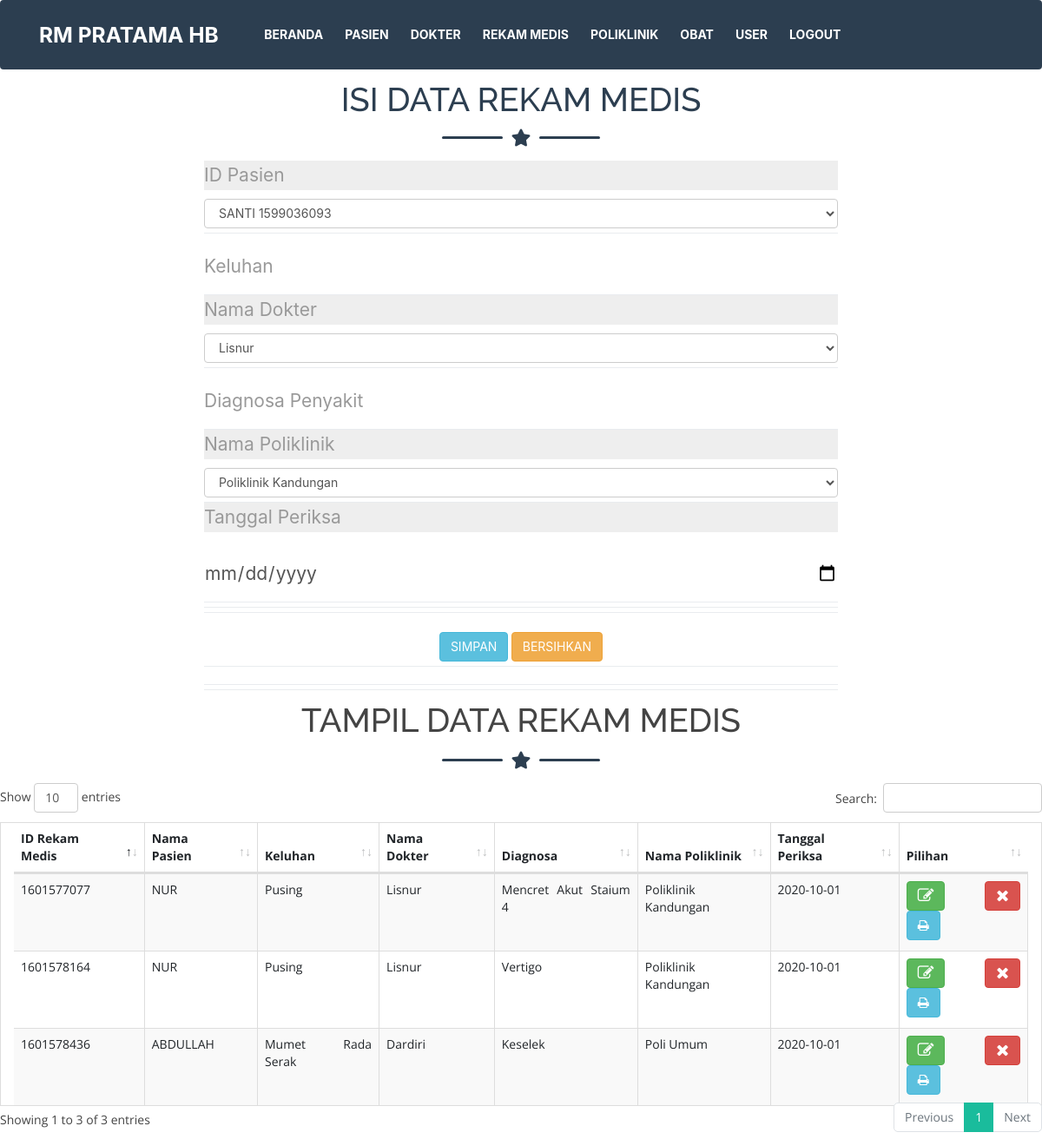
Page /admin/simplerm2-rekammedis.php (signed in) on the committed database.
### tables this page shows
CREATE TABLE `tb_rekammedis` (
  `id_rm` varchar(50) NOT NULL,
  `id_pasien` varchar(50) NOT NULL,
  `keluhan` text NOT NULL,
  `id_dokter` varchar(50) NOT NULL,
  `diagnosa` text NOT NULL,
  `id_poliklinik` varchar(50) NOT NULL,
  `riwayat` varchar(70) NOT NULL,
  `obat1` varchar(50) NOT NULL,
  `obat2` varchar(50) NOT NULL,
  `obat3` varchar(50) NOT NULL,
  `obat4` varchar(50) NOT NULL,
  `obat5` varchar(50) NOT NULL,
  `obat6` varchar(50) NOT NULL,
  `tindakan` varchar(70) NOT NULL,
  `tgl_periksa` date NOT NULL
);

CREATE TABLE `tb_pasien` (
  `id_pasien` varchar(50) NOT NULL,
  `nomor_identitas` varchar(30) NOT NULL,
  `nama` varchar(50) NOT NULL,
  `jk` varchar(10) NOT NULL,
  `alamat` varchar(100) NOT NULL,
  `no_telp` varchar(30) NOT NULL,
  `ps` varchar(30) NOT NULL,
  `tgl_lhr` date NOT NULL
);

CREATE TABLE `tb_dokter` (
  `id_dokter` varchar(30) NOT NULL,
  `nama_dokter` varchar(80) NOT NULL,
  `spesialis` varchar(15) NOT NULL,
  `alamat` text NOT NULL,
  `no_telp` varchar(20) NOT NULL
);

CREATE TABLE `tb_poliklinik` (
  `id_poliklinik` varchar(50) NOT NULL,
  `nama_poliklinik` varchar(50) NOT NULL,
  `gedung` varchar(50) NOT NULL
);

### admin/simplerm2-rekammedis.php (the view, shortened to what this page needs)
<!DOCTYPE html>
<html>
<head>
	<link  	rel="stylesheet" type="text/css" href="lib/css/csstables/dataTables.bootstrap4.min.css" >
	<link 	rel="stylesheet" type="text/css" href="lib/css/csstables/bootstrap.css" >
	<link rel="stylesheet" href="css/AdminLTE.min.css">
	 <link href="lib/css/freelancer.min.css" rel="stylesheet">
	 <link href="lib/vendor/fontawesome-free/css/all.min.css" rel="stylesheet" type="text/css">
  	<link href="lib/bootstrap/css/bootstrap.min.css" rel="stylesheet">
  	<link href="lib/nivo-slider/css/nivo-slider.css" rel="stylesheet">
  	<link href="lib/owlcarousel/owl.carousel.css" rel="stylesheet">
  	<link href="lib/owlcarousel/owl.transitions.css" rel="stylesheet">
  	<link href="lib/font-awesome/css/font-awesome.min.css" rel="stylesheet">
  	<link href="lib/animate/animate.min.css" rel="stylesheet">
 	 <link href="lib/venobox/venobox.css" rel="stylesheet">
  	<link href="lib/css/style.css" rel="stylesheet">
 	 <link href="lib/css/responsive.css" rel="stylesheet">
 	 <link href="lib/css/font-awesome.css" rel="stylesheet">
<?php include 'menu.php'; ?>
</head>
<body id="page-top">
<?php
include"config.php";
$table = "tb_rekammedis";?>
<?php
function tambah($koneksi){
	?>
<nav class="navbar" id="mainNav">
<form action="" method="POST"  >
	 <div class="container">
      <h2 class="page-section-heading text-center text-uppercase text-secondary mb-0">ISI DATA REKAM MEDIS</h2>
      <div class="divider-custom">
        <div class="divider-custom-line"></div>
        <div class="divider-custom-icon">
          <i class="fas fa-star"></i>
        </div>
        <div class="divider-custom-line"></div>
      </div>
      <div class="row">
        <div class="col-lg-8 mx-auto">
        	<fieldset>
            <div class="control-group">
	              	<div class="form-group floating-label-form-group controls mb-0 pb-2">
		               <input class="form-control" id="hai" name="hai" type="text" placeholder="ID Pasien" disabled="disabled">
            	<div class="control-group">
	               	<div class="form-group floating-label-form-group controls mb-0 pb-2">
	             	<select name="id_pasien" class="form-control" placeholder="ID Pasien" id="id_pasien" type="select" required="required" data-validation-required-message="Silahkan Masukkan ID Pasien"
	             	value="
	             	<?php $sqlPasien = "SELECT * FROM tb_pasien";
					$queryPasien = mysqli_query($koneksi, $sqlPasien); ?>
	             	<?php while($dataPasien = mysqli_fetch_assoc($queryPasien)){ ?>
					<option value="<?php echo $dataPasien['id_pasien']; ?>">
					<?php echo $dataPasien['nama'];  echo " ". $dataPasien['id_pasien']; ?>
					</option>
					<?php } ?>"
	            	</select>
              		</div>
            	</div>
				<div class="control-group">
	              <div class="form-group floating-label-form-group controls mb-0 pb-2">
	                <input class="form-control" id="keluhan" type="text" name="keluhan" placeholder="Keluhan" required="required" data-validation-required-message="Silahkan Masukkan Keluhan Pasien">
	              </div>
	            </div>
				<div class="control-group">
	              	<div class="form-group floating-label-form-group controls mb-0 pb-2">
		               <input class="form-control" id="hai" name="hai" type="text" placeholder="Nama Dokter" disabled="disabled">
            	<div class="control-group">
	               	<div class="form-group floating-label-form-group controls mb-0 pb-2">
	             	<select name="id_dokter" class="form-control" placeholder="Nama Dokter" id="id_dokter" type="select" required="required" data-validation-required-message="Silahkan Masukkan Nama Dokter">
	             	<?php $sqlDokter = "SELECT * FROM tb_dokter";
					$queryDokter = mysqli_query($koneksi, $sqlDokter); ?>
	             	<?php while($dataDokter = mysqli_fetch_assoc($queryDokter)){ ?>
					<option value="<?php echo $dataDokter['id_dokter']; ?>">
					<?php echo $dataDokter['nama_dokter'];
					?>
					</option>
					<?php } ?>"
	            	</select>
              		</div>
            	</div>
	            <div class="control-group">
	              <div class="form-group floating-label-form-group controls mb-0 pb-2">
	                <input class="form-control" id="diagnosa" type="text" name="diagnosa" placeholder="Diagnosa Penyakit" required="required" data-validation-required-message="Silahkan Masukkan Diagnosa Penyakit">
	              </div>
	            </div>
	           <div class="control-group">
	              	<div class="form-group floating-label-form-group controls mb-0 pb-2">
		               <input class="form-control" id="poli" name="poli" type="text" placeholder="Nama Poliklinik" disabled="disabled">
            	<div class="control-group">
	               	<div class="form-group floating-label-form-group controls mb-0 pb-2">
	             	<select name="id_poliklinik" class="form-control" placeholder="Nama Poliklinik" id="id_poliklinik" type="select" required="required" data-validation-required-message="Silahkan Masukkan Nama Poliklinik">
	             	<?php $sqlpoliklinik = "SELECT * FROM tb_poliklinik";
					$querypoliklinik = mysqli_query($koneksi, $sqlpoliklinik); ?>
	             	<?php while($datapoliklinik = mysqli_fetch_assoc($querypoliklinik)){ ?>
					<option value="<?php echo $datapoliklinik['id_poliklinik']; ?>">
					<?php echo $datapoliklinik['nama_poliklinik']; ?>
					</option>
					<?php } ?>
	            	</select>
              		</div>
            	</div>
            	<div class="control-group">
	              	<div class="form-group floating-label-form-group controls mb-0 pb-2">
		               <input class="form-control" id="hai" name="hai" type="text" placeholder="Tanggal Periksa" disabled="disabled">
	            <div class="control-group">
	              <div class="form-group floating-label-form-group controls mb-0 pb-2">
	                <input class="form-control" id="tgl_periksa" type="date" name="tgl_periksa" placeholder="Tanggal Periksa" required="required" data-validation-required-message="Silahkan Masukkan Tanggal Periksa">
	              </div>
	            </div>
				</div>
            	</div>
            </div>
        </div>
            <br>
	            	<div class="control-group">
	            		<div class="form-group floating-label-form-group controls mb-0 pb-2" align=center>
			            	<button type="submit" name="btn_simpan" button class="btn btn-primary btn-info" id="sendMessageButton"/>SIMPAN</button>
							<button type="reset"  name="reset" button class="btn btn-primary btn-warning" />BERSIHKAN</button>
	            		</div>
	            	</div>
	        </fieldset>
          </form>
              </nav>
<?php
}
function tampil_data($koneksi){
	$sql= "SELECT * FROM tb_rekammedis";
	$query = mysqli_query($koneksi, $sql);
	echo "<fieldset>";
	echo "<h2 class=page-section-heading text-center text-uppercase text-secondary mb-0 align=center>TAMPIL DATA REKAM MEDIS</h2>";
	echo "
      <div class='divider-custom'>
        <div class='divider-custom-line'></div>
        <div class='divider-custom-icon'>
          <i class='fas fa-star'></i>
        </div>
        <div class='divider-custom-line'></div>
      </div>";
	echo "<table class='table table-striped table-bordered container' id='yuk' style='width:100%'>";
	?>
	<thead>
	<?php
	echo "
		  <tr>
			<th>ID Rekam Medis</th>
			<th>Nama Pasien</th>
			<th>Keluhan</th>
			<th>Nama Dokter</th>
			<th>Diagnosa</th>
			<th>Nama Poliklinik</th>
			<th>Tanggal Periksa</th>
			<th>Pilihan</th>
		  </tr>";
		  ?>
	</thead>
	<tbody>
<?php
	while($data = mysqli_fetch_array($query)){
		?>
			<tr align=justify>
				<td><?php echo $data['id_rm']; ?>		</td>
				<td><?php $id=$data['id_pasien'];
					$sqlPasien = "SELECT tb_pasien.nama FROM tb_pasien WHERE id_pasien=$id";
					$queryPasien = mysqli_query($koneksi, $sqlPasien); ?>
	             	<?php while($dataPasien = mysqli_fetch_assoc($queryPasien)){ ?>
					<?php echo $dataPasien['nama'];
					} ?>
				</td>
				<td><?php echo $data['keluhan']; ?>		</td>
				<td><?php $dok=$data['id_dokter'];
					$sqlDok = "SELECT tb_dokter.nama_dokter FROM tb_dokter WHERE id_dokter=$dok";
					$queryDok = mysqli_query($koneksi, $sqlDok); ?>
	             	<?php while($dataDok = mysqli_fetch_assoc($queryDok)){ ?>
					<?php echo $dataDok['nama_dokter'];
					} ?>
				</td>
				<td><?php echo $data['diagnosa']; ?>			</td>
				<td><?php $poli=$data['id_poliklinik'];
					$sqlpoliklinik = "SELECT tb_poliklinik.nama_poliklinik FROM tb_poliklinik WHERE id_poliklinik = $poli";
					$querypoliklinik = mysqli_query($koneksi, $sqlpoliklinik); ?>
	             	<?php while($datapoliklinik = mysqli_fetch_assoc($querypoliklinik)){ ?>
					<?php echo $datapoliklinik['nama_poliklinik'];
					} ?>
				</td>
				<td><?php echo $data['tgl_periksa']; ?>			</td>
				<td><a href="rekammedis.php?aksi=update&id_rm=<?php echo $data['id_rm']; ?>
						&id_pasien=		<?php echo $data['nama']; ?>
						&keluhan=		<?php echo $data['keluhan']; ?>
						&id_dokter=		<?php echo $data['nama_dokter']; ?>
						&diagnosa=		<?php echo $data['diagnosa']; ?>
						&id_poliklinik=	<?php echo $data['nama_poliklinik']; ?>
						&tgl_periksa=	<?php echo $data['tgl_periksa']; ?>"
					<button class="btn btn-success">
					<i class="icon-large icon-edit" title="EDIT"></a></i></button>
					<a href="rekammedis.php?aksi=delete&id_rm=<?php echo $data['id_rm']; ?>"
					<button class="btn btn-danger" >
					<i class="icon-large icon-remove" title="HAPUS"></a></i></button>
					<a href="tampilrekammedis.php?&tp= <?php echo $data['id_rm']; ?>"
					<button class="btn btn-info" title="CETAK HALAMAN INI">
					<i class="icon-print"></a></i></button>
				</td>
		<?php
	}
	echo "</tbody></table>";
	echo "</fieldset>";
}
		?>
		<?php
if (isset($_GET['aksi'])){
	switch($_GET['aksi']){
		case "create":
			echo"<button class='btn btn-success'><a href='rekammedis.php'>Home</a> </button> ";
			tambah($koneksi);
			break;
		case "read":
			tampil_data($koneksi);
			break;
		case "update":
			ubah($koneksi);
			tampil_data($koneksi);
			break;
		case "delete":
			hapus($koneksi);
			break;
		default:
			echo "<h3>Aksi <i>".$_GET['aksi']."</i> tidaka ada!</h3>";
			tambah($koneksi);
			tampil_data($koneksi);
	}
} else {
	tambah($koneksi);
	tampil_data($koneksi);
}
?>
</body>
</html>

### rows in the picture
tb_rekammedis: id_rm "1601577077", keluhan "Pusing", diagnosa "Mencret Akut Staium 4", tgl_periksa "2020-10-01"
tb_pasien: nama "NUR"
tb_dokter: nama_dokter "Lisnur"
tb_poliklinik: nama_poliklinik "Poliklinik Kandungan"
tb_rekammedis: id_rm "1601578164", keluhan "Pusing", diagnosa "Vertigo", tgl_periksa "2020-10-01"
tb_rekammedis: id_rm "1601578436", keluhan "Mumet Rada Serak", diagnosa "Keselek", tgl_periksa "2020-10-01"
tb_pasien: nama "ABDULLAH"
tb_dokter: nama_dokter "Dardiri"
tb_poliklinik: nama_poliklinik "Poli Umum"

### other values in the picture
form field id_pasien "SANTI 1599036093"
form field id_dokter "Lisnur"
form field id_poliklinik "Poliklinik Kandungan"
